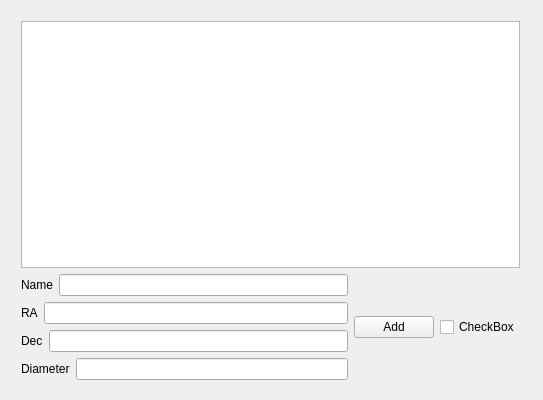
<?xml version="1.0" encoding="UTF-8"?>
<ui version="4.0">
 <class>AstronomerWindowClass</class>
 <widget class="QWidget" name="AstronomerWindowClass">
  <property name="geometry">
   <rect>
    <x>0</x>
    <y>0</y>
    <width>543</width>
    <height>400</height>
   </rect>
  </property>
  <property name="windowTitle">
   <string>AstronomerWindow</string>
  </property>
  <widget class="QWidget" name="layoutWidget">
   <property name="geometry">
    <rect>
     <x>10</x>
     <y>10</y>
     <width>521</width>
     <height>381</height>
    </rect>
   </property>
   <layout class="QVBoxLayout" name="verticalLayout_2">
    <item>
     <widget class="QTableView" name="tableView"/>
    </item>
    <item>
     <layout class="QHBoxLayout" name="horizontalLayout_6">
      <item>
       <layout class="QVBoxLayout" name="verticalLayout">
        <item>
         <layout class="QHBoxLayout" name="horizontalLayout_2">
          <item>
           <widget class="QLabel" name="label">
            <property name="text">
             <string>Name</string>
            </property>
           </widget>
          </item>
          <item>
           <widget class="QLineEdit" name="lineName"/>
          </item>
         </layout>
        </item>
        <item>
         <layout class="QHBoxLayout" name="horizontalLayout_3">
          <item>
           <widget class="QLabel" name="label_2">
            <property name="text">
             <string>RA</string>
            </property>
           </widget>
          </item>
          <item>
           <widget class="QLineEdit" name="lineRA"/>
          </item>
         </layout>
        </item>
        <item>
         <layout class="QHBoxLayout" name="horizontalLayout_4">
          <item>
           <widget class="QLabel" name="label_3">
            <property name="text">
             <string>Dec</string>
            </property>
           </widget>
          </item>
          <item>
           <widget class="QLineEdit" name="lineDec"/>
          </item>
         </layout>
        </item>
        <item>
         <layout class="QHBoxLayout" name="horizontalLayout_5">
          <item>
           <widget class="QLabel" name="label_4">
            <property name="text">
             <string>Diameter</string>
            </property>
           </widget>
          </item>
          <item>
           <widget class="QLineEdit" name="lineDiam"/>
          </item>
         </layout>
        </item>
       </layout>
      </item>
      <item>
       <layout class="QHBoxLayout" name="horizontalLayout">
        <item>
         <widget class="QPushButton" name="buttonAdd">
          <property name="text">
           <string>Add</string>
          </property>
         </widget>
        </item>
        <item>
         <widget class="QCheckBox" name="checkBox">
          <property name="text">
           <string>CheckBox</string>
          </property>
         </widget>
        </item>
       </layout>
      </item>
     </layout>
    </item>
   </layout>
  </widget>
 </widget>
 <layoutdefault spacing="6" margin="11"/>
 <resources>
  <include location="AstronomerWindow.qrc"/>
 </resources>
 <connections/>
</ui>
